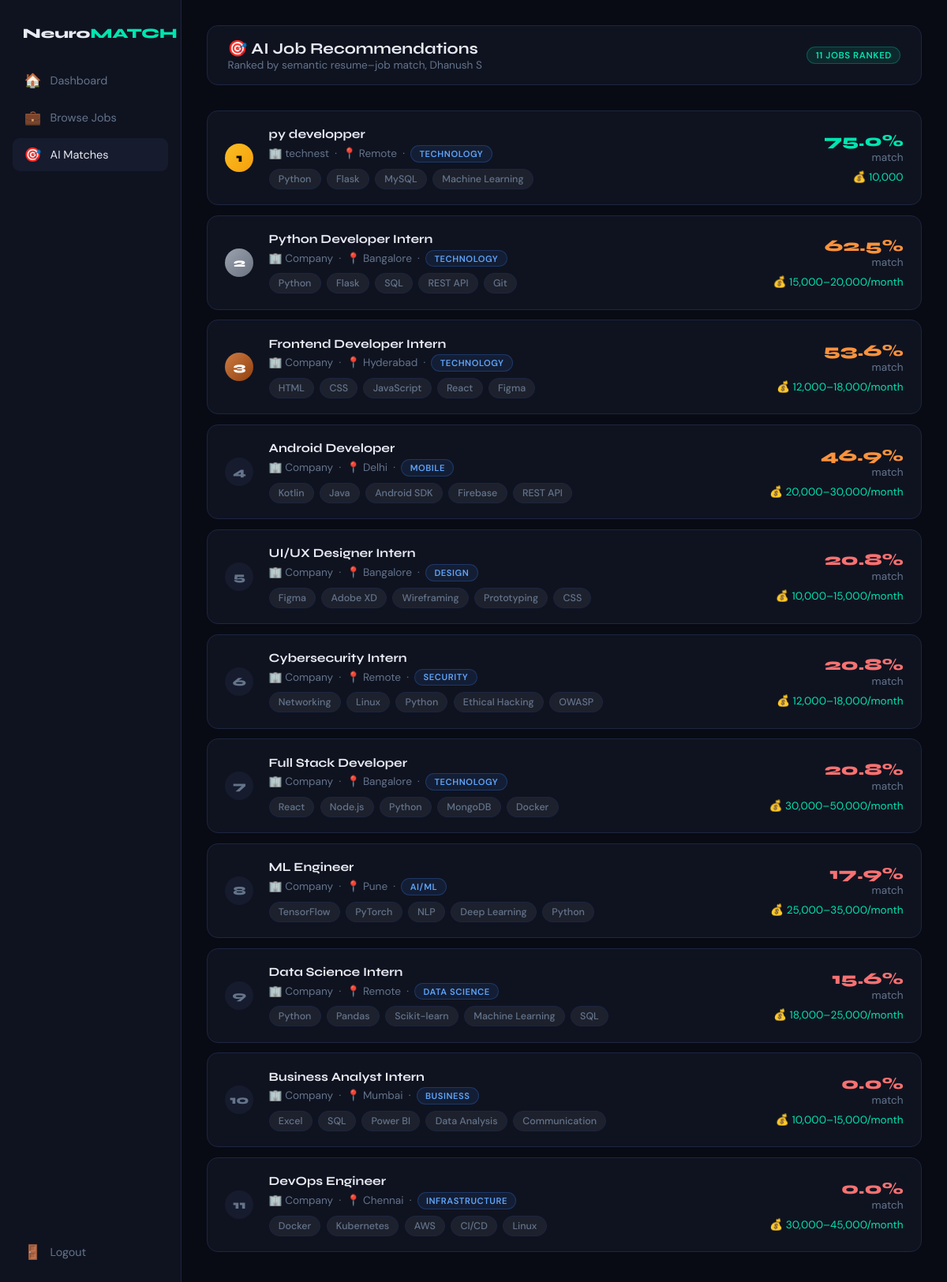
The page /jobs/recommend (signed in) on the database its author committed.
### tables this page shows
CREATE TABLE jobs (
        id               INTEGER PRIMARY KEY AUTOINCREMENT,
        company_id       INTEGER,
        title            TEXT NOT NULL,
        location         TEXT DEFAULT '',
        domain           TEXT DEFAULT '',
        skills_required  TEXT DEFAULT '',
        description      TEXT DEFAULT '',
        salary           TEXT DEFAULT '',
        job_type         TEXT DEFAULT 'Full-time',
        posted_at        TEXT DEFAULT (datetime('now'))
    );

CREATE TABLE companies (
        id           INTEGER PRIMARY KEY AUTOINCREMENT,
        company_name TEXT NOT NULL,
        hr_name      TEXT NOT NULL,
        email        TEXT NOT NULL UNIQUE,
        password     TEXT NOT NULL,
        industry     TEXT DEFAULT '',
        created_at   TEXT DEFAULT (datetime('now'))
    );

### app.py (the view)
@app.route("/jobs/recommend")
def job_recommend():
    if session.get("role") != "user":
        return redirect(url_for("user_login"))
    conn   = get_db()
    latest = qd(conn, "SELECT * FROM resumes WHERE user_id=? ORDER BY uploaded_at DESC LIMIT 1",
                (session["user_id"],), one=True)
    jobs   = qd(conn, "SELECT j.*, c.company_name as cname FROM jobs j LEFT JOIN companies c ON j.company_id=c.id")
    conn.close()
    if not latest:
        flash("Upload your resume first to get AI recommendations!", "error")
        return redirect(url_for("user_dashboard"))
    skills = json.loads(latest["skills"] or "[]")
    ranked = recommend_jobs(skills, jobs)
    return render_template("job_recommend.html", jobs=ranked, name=session["user_name"])

### app.py (called while the page is built)
def get_db():
    conn = sqlite3.connect(DB_PATH)
    conn.row_factory = sqlite3.Row          # dict-like rows
    conn.execute("PRAGMA journal_mode=WAL") # safe concurrent writes
    return conn

def qd(conn, sql, args=(), one=False):
    cur = conn.execute(sql, args)
    rows = cur.fetchall()
    result = [dict(r) for r in rows]
    return result[0] if (one and result) else (None if one else result)

### nlp/job_matcher.py (called while the page is built)
def tokenize(text: str) -> set:
    return set(re.findall(r"[\w\.]+", text.lower()))

def match_resume_to_job(skills: list, job_skills_text: str) -> float:
    if not skills or not job_skills_text:
        return 0.0
    resume_tokens = set(s.lower() for s in skills)
    job_tokens    = tokenize(job_skills_text)
    overlap       = resume_tokens & job_tokens
    pct = len(overlap) / max(len(job_tokens), 1) * 100
    return round(min(pct * 1.25, 100), 1)

def recommend_jobs(skills: list, jobs: list) -> list:
    if not skills:
        return jobs
    scored = []
    for job in jobs:
        pct = match_resume_to_job(skills, job.get("skills_required", ""))
        scored.append({**job, "match_pct": pct})
    return sorted(scored, key=lambda x: x["match_pct"], reverse=True)

### templates/job_recommend.html (shortened to what this page needs)
<!DOCTYPE html>
<html lang="en">
<head>
<link rel="stylesheet" href="{{ url_for('static', filename='css/style.css') }}">
</head>
<body>
<div class="dash-layout">
  <aside class="sidebar">
    <div class="sidebar-logo">Neuro<span>MATCH</span></div>
    <a href="{{ url_for('user_dashboard') }}" class="nav-link"><span class="icon">🏠</span>Dashboard</a>
    <a href="{{ url_for('job_portal') }}"     class="nav-link"><span class="icon">💼</span>Browse Jobs</a>
    <a href="{{ url_for('job_recommend') }}"  class="nav-link active"><span class="icon">🎯</span>AI Matches</a>
    <div style="flex:1"></div>
    <a href="{{ url_for('logout') }}" class="nav-link"><span class="icon">🚪</span>Logout</a>
  </aside>
  <main class="main-content">
    <div class="topbar">
      <div>
        <h1>🎯 AI Job Recommendations</h1>
        <p class="text-muted text-sm">Ranked by semantic resume–job match, {{ name }}</p>
      </div>
      <span class="badge badge-green">{{ jobs|length }} jobs ranked</span>
    </div>
    {% if jobs %}
    {% for job in jobs %}
    <a href="{{ url_for('job_detail', jid=job.id) }}" class="rec-row">
      <div class="rank-num {% if loop.index==1 %}r1{% elif loop.index==2 %}r2{% elif loop.index==3 %}r3{% else %}rn{% endif %}">
        {{ loop.index }}
      </div>
      <div style="flex:1">
        <h3 style="font-size:.98rem;margin-bottom:.3rem">{{ job.title }}</h3>
        <p class="text-muted text-sm">
          🏢 {{ job.cname or 'Company' }} &nbsp;·&nbsp;
          📍 {{ job.location or 'N/A' }} &nbsp;·&nbsp;
          <span class="badge badge-blue" style="font-size:.7rem">{{ job.domain or 'General' }}</span>
        </p>
        <div class="chips mt-1">
          {% for sk in (job.skills_required or '').split(',')[:5] %}
          <span class="chip chip-default">{{ sk.strip() }}</span>
          {% endfor %}
        </div>
      </div>
      <div style="text-align:right;flex-shrink:0">
        <div style="font-family:'Syne',sans-serif;font-weight:800;font-size:1.3rem;
          color:{% if job.match_pct>=70 %}var(--accent){% elif job.match_pct>=40 %}#fb923c{% else %}#f87171{% endif %}">
          {{ job.match_pct }}%
        </div>
        <div class="text-muted text-sm">match</div>
        {% if job.salary %}<div class="text-sm mt-1" style="color:var(--accent)">💰 {{ job.salary }}</div>{% endif %}
      </div>
    </a>
    {% endfor %}
    {% else %}
    <div style="text-align:center;padding:4rem;color:var(--muted)">
      <div style="font-size:3rem;margin-bottom:1rem">🤖</div>
      <p>No jobs available yet.</p>
    </div>
    {% endif %}
  </main>
</div>
</body>
</html>

### static/css/style.css (style rules this page uses)
:root { --bg: #080b14; --surface: #0f1320; --surf2: #161b2e; --border: #1d2540; --accent: #00e5b0; --purple: #7b5cf0; --warn: #f97316; --danger: #ef4444; --ok: #22c55e; --text: #e8eaf2; --muted: #64748b; --r: 14px; --glow: 0 0 40px rgba(0,229,176,.13); --shadow: 0 24px 60px rgba(0,0,0,.5); }
*,*::before,*::after { box-sizing:border-box;margin:0;padding:0 }
body { font-family:'DM Sans',sans-serif;background:var(--bg);color:var(--text);min-height:100vh }
h1,h2,h3,h4 { font-family:'Syne',sans-serif;font-weight:700 }
.badge { display:inline-block;padding:.18rem .65rem;border-radius:20px; font-size:.72rem;font-weight:600;letter-spacing:.05em;text-transform:uppercase }
.badge-green { background:rgba(0,229,176,.1); color:var(--accent); border:1px solid rgba(0,229,176,.25) }
.badge-blue { background:rgba(59,130,246,.1);color:#60a5fa; border:1px solid rgba(59,130,246,.25) }
.dash-layout { display:flex;min-height:100vh }
.sidebar { width:230px;min-height:100vh;background:var(--surface);border-right:1px solid var(--border); padding:1.5rem 1rem;flex-shrink:0;display:flex;flex-direction:column;gap:.25rem }
.sidebar-logo { font-family:'Syne',sans-serif;font-weight:800;font-size:1.1rem; padding:.5rem .8rem;margin-bottom:1rem }
.sidebar-logo span { color:var(--accent) }
.nav-link { display:flex;align-items:center;gap:.7rem;padding:.65rem .9rem;border-radius:9px; color:var(--muted);text-decoration:none;font-size:.9rem;transition:background .15s,color .15s }
.nav-link:hover,.nav-link.active { background:var(--surf2);color:var(--text) }
.nav-link .icon { font-size:1.1rem;width:22px;text-align:center }
.main-content { flex:1;padding:2rem;overflow-y:auto }
.topbar { display:flex;align-items:center;justify-content:space-between; background:var(--surface);border:1px solid var(--border); border-radius:var(--r);padding:1rem 1.6rem;margin-bottom:2rem }
.topbar h1 { font-size:1.25rem }
.chips { display:flex;flex-wrap:wrap;gap:.45rem }
.chip { padding:.25rem .7rem;border-radius:20px;font-size:.78rem;font-weight:500 }
.chip-default { background:rgba(255,255,255,.06);border:1px solid var(--border);color:var(--muted) }
.text-muted { color:var(--muted) }
.text-sm { font-size:.85rem }
.mt-1 { margin-top:.5rem }

### templates/job_recommend.html (style rules this page uses)
.rec-row { display:flex;gap:1.2rem;align-items:center;background:var(--surface); border:1px solid var(--border);border-radius:var(--r);padding:1.2rem 1.4rem; margin-bottom:.8rem;text-decoration:none;color:var(--text);transition:border-color .2s }
.rank-num { width:36px;height:36px;border-radius:50%;display:grid;place-items:center; font-family:'Syne',sans-serif;font-weight:800;font-size:.95rem;flex-shrink:0 }
.r1 { background:linear-gradient(135deg,#fbbf24,#f59e0b);color:#000 }
.r2 { background:linear-gradient(135deg,#9ca3af,#6b7280);color:#fff }
.r3 { background:linear-gradient(135deg,#cd7c43,#92400e);color:#fff }
.rn { background:var(--surf2);color:var(--muted) }

### rows shown on the page
jobs: title "py developper", company_name "technest", location "Remote", domain "TECHNOLOGY", strip "Python" "Flask" "MySQL" "Machine Learning", match_pct "75.0", salary "10,000"
jobs: title "Python Developer Intern", cname "Company", location "Bangalore", domain "TECHNOLOGY", strip "Python" "Flask" "SQL" "REST API" "Git", match_pct "62.5", salary "15,000–20,000/month"
jobs: title "Frontend Developer Intern", cname "Company", location "Hyderabad", domain "TECHNOLOGY", strip "HTML" "CSS" "JavaScript" "React" "Figma", match_pct "53.6", salary "12,000–18,000/month"
jobs: title "Android Developer", cname "Company", location "Delhi", domain "MOBILE", strip "Kotlin" "Java" "Android SDK" "Firebase" "REST API", match_pct "46.9", salary "20,000–30,000/month"
jobs: title "UI/UX Designer Intern", cname "Company", location "Bangalore", domain "DESIGN", strip "Figma" "Adobe XD" "Wireframing" "Prototyping" "CSS", match_pct "20.8", salary "10,000–15,000/month"
jobs: title "Cybersecurity Intern", cname "Company", location "Remote", domain "SECURITY", strip "Networking" "Linux" "Python" "Ethical Hacking" "OWASP", match_pct "20.8", salary "12,000–18,000/month"
jobs: title "Full Stack Developer", cname "Company", location "Bangalore", domain "TECHNOLOGY", strip "React" "Node.js" "Python" "MongoDB" "Docker", match_pct "20.8", salary "30,000–50,000/month"
jobs: title "ML Engineer", cname "Company", location "Pune", domain "AI/ML", strip "TensorFlow" "PyTorch" "NLP" "Deep Learning" "Python", match_pct "17.9", salary "25,000–35,000/month"
jobs: title "Data Science Intern", cname "Company", location "Remote", domain "DATA SCIENCE", strip "Python" "Pandas" "Scikit-learn" "Machine Learning" "SQL", match_pct "15.6", salary "18,000–25,000/month"
jobs: title "Business Analyst Intern", cname "Company", location "Mumbai", domain "BUSINESS", strip "Excel" "SQL" "Power BI" "Data Analysis" "Communication", match_pct "0.0", salary "10,000–15,000/month"
jobs: title "DevOps Engineer", cname "Company", location "Chennai", domain "INFRASTRUCTURE", strip "Docker" "Kubernetes" "AWS" "CI/CD" "Linux", match_pct "0.0", salary "30,000–45,000/month"

### other values the page prints
{{ name }} "Dhanush S"
{{ jobs|length }} "11"
